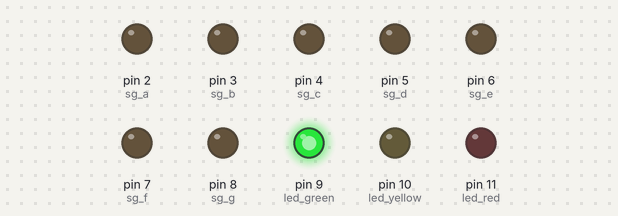
The sketch below on a simulated Arduino Uno, built with avr-gcc and run on an emulated ATmega328P. Shown: output pins drawn as LEDs (lit = HIGH).

Above: at 4.5 s.
At 10.5 s:
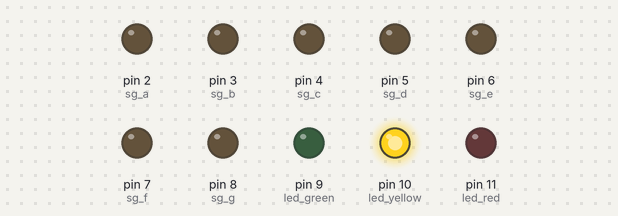
At 17.0 s:
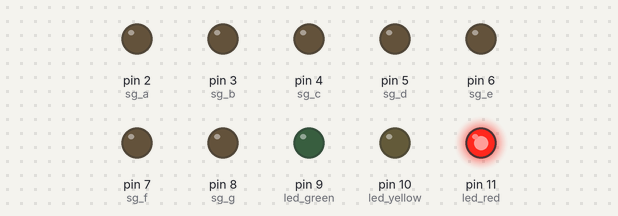
Timing chart, 0 to 28.6 s (numbered marks = the images above):
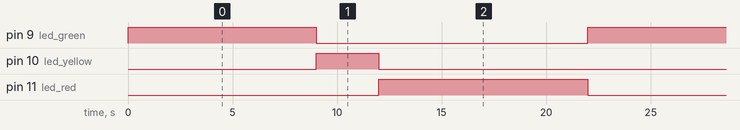

Measured:
- by itself, pin 9 (led_green): alternates HIGH for 9.0 s and LOW for 13.0 s
- by itself, pin 10 (led_yellow): alternates HIGH for 3.0 s and LOW for 19.0 s
- by itself, pin 11 (led_red): alternates HIGH for 10.0 s and LOW for 12.0 s

The sketch:

7-Segment.ino
```cpp
int sg_a = 2, sg_b = 3, sg_c = 4, sg_d = 5, sg_e = 6, sg_f = 7, sg_g = 8;

int led_green = 9;
int led_yellow = 10;
int led_red = 11;

// Trạng thái đèn: 0 = xanh, 1 = vàng, 2 = đỏ
int state = 0;
int countdown = 8; // Bắt đầu với đèn xanh: 8 giây

unsigned long lastUpdate = 0;

void clear_segments() {
  digitalWrite(sg_a, HIGH);
  digitalWrite(sg_b, HIGH);
  digitalWrite(sg_c, HIGH);
  digitalWrite(sg_d, HIGH);
  digitalWrite(sg_e, HIGH);
  digitalWrite(sg_f, HIGH);
  digitalWrite(sg_g, HIGH);
}

void display_digit(int num) {
  switch (num) {
    case 0: digitalWrite(sg_a, LOW);
            digitalWrite(sg_b, LOW);
            digitalWrite(sg_c, LOW);
            digitalWrite(sg_d, LOW);
            digitalWrite(sg_e, LOW);
            digitalWrite(sg_f, LOW);
            break;

    case 1: digitalWrite(sg_b, LOW);
            digitalWrite(sg_c, LOW);
            break;

    case 2: digitalWrite(sg_a, LOW);
            digitalWrite(sg_b, LOW);
            digitalWrite(sg_g, LOW);
            digitalWrite(sg_e, LOW);
            digitalWrite(sg_d, LOW);
            break;

    case 3: digitalWrite(sg_a, LOW);
            digitalWrite(sg_b, LOW);
            digitalWrite(sg_c, LOW);
            digitalWrite(sg_d, LOW);
            digitalWrite(sg_g, LOW);
            break;

    case 4: digitalWrite(sg_f, LOW);
            digitalWrite(sg_g, LOW);
            digitalWrite(sg_b, LOW);
            digitalWrite(sg_c, LOW);
            break;

    case 5: digitalWrite(sg_a, LOW);
            digitalWrite(sg_f, LOW);
            digitalWrite(sg_g, LOW);
            digitalWrite(sg_c, LOW);
            digitalWrite(sg_d, LOW);
            break;

    case 6: digitalWrite(sg_a, LOW);
            digitalWrite(sg_f, LOW);
            digitalWrite(sg_g, LOW);
            digitalWrite(sg_e, LOW);
            digitalWrite(sg_c, LOW);
            digitalWrite(sg_d, LOW);
            break;

    case 7: digitalWrite(sg_a, LOW);
            digitalWrite(sg_b, LOW);
            digitalWrite(sg_c, LOW);
            break;

    case 8: digitalWrite(sg_a, LOW);
            digitalWrite(sg_b, LOW);
            digitalWrite(sg_c, LOW);
            digitalWrite(sg_d, LOW);
            digitalWrite(sg_e, LOW);
            digitalWrite(sg_f, LOW);
            digitalWrite(sg_g, LOW);
            break;

    case 9: digitalWrite(sg_a, LOW);
            digitalWrite(sg_b, LOW);
            digitalWrite(sg_c, LOW);
            digitalWrite(sg_d, LOW);
            digitalWrite(sg_f, LOW);
            digitalWrite(sg_g, LOW);
            break;
  }
}

void setLights(int green, int yellow, int red) {
  digitalWrite(led_green, green);
  digitalWrite(led_yellow, yellow);
  digitalWrite(led_red, red);
}

void setup() {
  // Setup segment pins
  for (int i = 2; i <= 8; i++) {
    pinMode(i, OUTPUT);
    digitalWrite(i, HIGH); // clear segment
  }

  // Setup LEDs
  pinMode(led_green, OUTPUT);
  pinMode(led_yellow, OUTPUT);
  pinMode(led_red, OUTPUT);

  // Đèn xanh sáng trước
  setLights(HIGH, LOW, LOW);

  // Hiển thị số đếm
  display_digit(countdown);

  lastUpdate = millis();
}

void loop() {
  unsigned long currentMillis = millis();

  if (currentMillis - lastUpdate >= 1000) {
    lastUpdate = currentMillis;

    display_digit(countdown);
    countdown--;

    if (countdown < 0) {
      // Chuyển trạng thái đèn
      state = (state + 1) % 3;

      switch (state) {
        case 0: // Xanh
          countdown = 8;
          setLights(HIGH, LOW, LOW);
          break;
        case 1: // Vàng
          countdown = 2;
          setLights(LOW, HIGH, LOW);
          break;
        case 2: // Đỏ
          countdown = 9;
          setLights(LOW, LOW, HIGH);
          break;
      }
    }
  }
}
```
